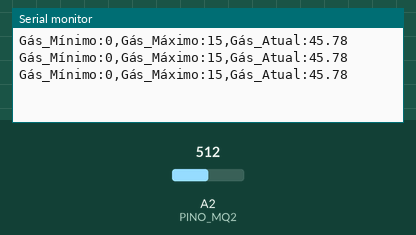
This sketch was run on a simulated Arduino Uno, built with avr-gcc and run on an emulated ATmega328P. Parts: the last lines printed to the serial monitor. Inputs (shaded band) come from the test bench; at power-on: A2 (PINO_MQ2) = 512.

Above: at 1.3 s.
1.4 s: A2 (PINO_MQ2) set to 716
At 1.9 s:
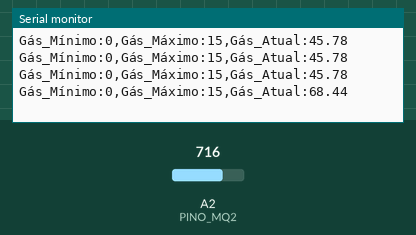
2.9 s: A2 (PINO_MQ2) set to 900
At 3.4 s:
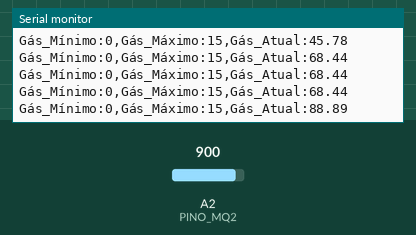
Timing chart, 0 to 5.9 s (numbered marks = the images above; inputs shaded):
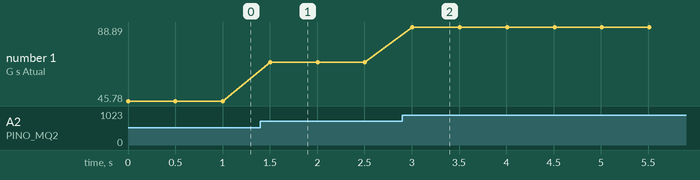

The sketch:

sketch_aug29a.ino
```cpp
// Declarando o pino analógico que o sensor está conectado no Arduino UNO
const int PINO_MQ2 = A2;

// Declarando valores mínimos e máximos de leitura
const int VALOR_MINIMO = 100;
const int VALOR_MAXIMO = 1000;

void setup() {
  Serial.begin(9600);
}

void loop() {
  // Lendo os dados do sensor e atribuindo à uma variável
  int valor_sensor = analogRead(PINO_MQ2);

  // Conversão da leitura para porcentagem
  float porcentagem = ((float)(valor_sensor - VALOR_MINIMO) / (VALOR_MAXIMO - VALOR_MINIMO)) * 100;

  // Fazendo alguns tratamentos de dados, para caso a conversão dê
  // menos que 0% (nesse caso setamos a porcentagem para 0)
  // ou mais que 100% (nesse caso setamos a porcentagem para 100)
  // uma vez que não existe nem porcentagem negativa, nem maior que 100
  if(porcentagem < 0){
    porcentagem = 0;
  }else if(porcentagem > 100){
    porcentagem = 100;
  }

  // Exibindo as mensagens com os valores
  Serial.print("Gás_Mínimo:");
  Serial.print(0);
  Serial.print(",");
  Serial.print("Gás_Máximo:");
  Serial.print(15);
  Serial.print(",");
  Serial.print("Gás_Atual:");
  Serial.println(porcentagem);

  // Dando um intervalo de 2s (2000ms) para que a função loop() seja executada novamente
  delay(500);
}
```

Measured:
- after the input at 1.4 s, the serial monitor: prints a new line after 0.10 s (image 1)
- after the input at 2.9 s, the serial monitor: prints a new line after 0.11 s (image 2)
- plotted number 1: 45.78 → 68.44 after the input at 1.4 s, 68.44 → 88.89 after the input at 2.9 s
